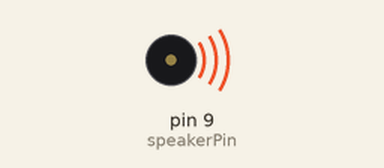
Recording of a sketch running on a simulated Arduino Uno, built with avr-gcc and run on an emulated ATmega328P. Parts: buzzer (waves = sounding).

Above: at 0.1 s.
Timing chart, 0 to 1.6 s (numbered marks = the images above):
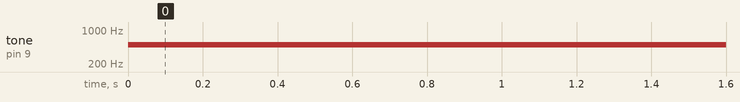

The sketch:

PAM3802A_-_audio_beacon.ino
```cpp
#define NOTE_G  392
#define NOTE_E  330
#define NOTE_D  294
#define NOTE_C  262


int melody[] = {
  NOTE_E, NOTE_D, NOTE_C, NOTE_D,
  NOTE_E, NOTE_E, NOTE_E, NOTE_D,
  NOTE_D, NOTE_D, NOTE_E, NOTE_G,
  NOTE_G, NOTE_E, NOTE_D, NOTE_C,
  NOTE_D, NOTE_E, NOTE_E, NOTE_E,
  NOTE_E, NOTE_D, NOTE_D, NOTE_E,
  NOTE_D, NOTE_C
};

int noteDurations[] = {
  4, 4, 4, 4,
  4, 4, 2, 4,
  4, 2, 4, 4,
  2, 4, 4, 4,
  4, 4, 4, 4,
  4, 4, 4, 4,
  2
};

int speakerPin = 9;

void setup() {
  //pinMode(speakerPin, OUTPUT);

  //for (int thisNote = 0; thisNote < sizeof(melody) / sizeof(int); thisNote++) {
  //  int noteDuration = 1000 / noteDurations[thisNote];
  //  tone(speakerPin, melody[thisNote], noteDuration);

   // int pauseBetweenNotes = noteDuration * 1.30;  // a little pause between notes
   // delay(pauseBetweenNotes);
   // noTone(speakerPin);
  //}
}

void loop() {
  tone(speakerPin, 500,1000);
  // Nothing here, the song will play once when the Arduino is powered on or reset.
}
```

Measured:
- by itself, tone on pin 9 (speakerPin): silent → 500 Hz at 0.00 s
